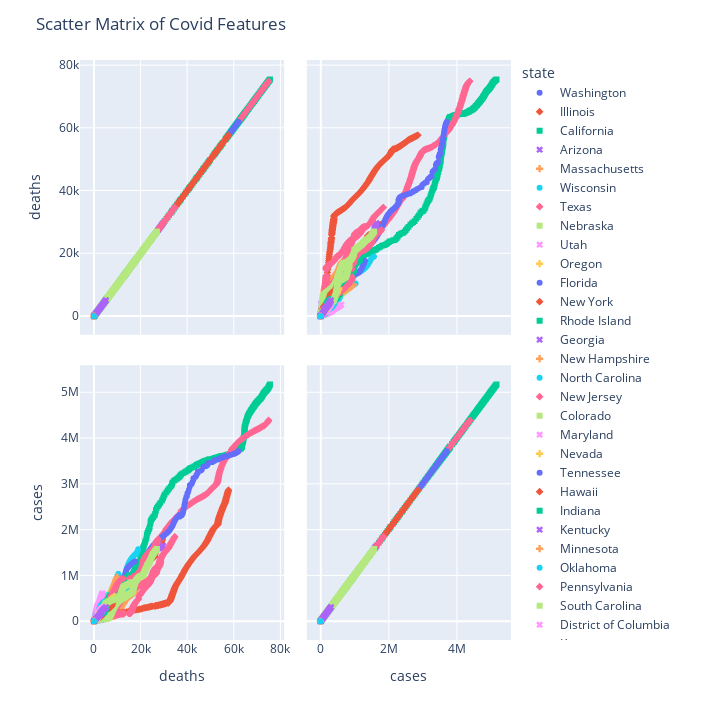

Notebook code cell kept with this figure:
### Code cell
fig = px.scatter_matrix(df_s,
    dimensions=["deaths", "cases"],
    color="state", symbol='state')

fig.update_layout(
    title='Scatter matrix of covid cases and deaths
    dragmode='select',
    width=720,
    height=720,
    hovermode='closest',
)

fig.show()

### Figure 1 — Plotly figure (JSON) as saved in the notebook; plotly's stock layout.template omitted (floating-point values rounded to 4 significant figures; data arrays with more than 128 entries replaced by an {"elided": "..."} marker saying what was removed)
{"data": [{"dimensions": [{"axis": {"matches": true}, "label": "deaths", "values": {"elided": "694 int values"}}, {"axis": {"matches": true}, "label": "cases", "values": {"elided": "694 int values"}}], "hovertemplate": "state=Washington<br>%{xaxis.title.text}=%{x}<br>%{yaxis.title.text}=%{y}<extra></extra>", "legendgroup": "Washington", "marker": {"color": "#636efa", "symbol": "circle"}, "name": "Washington", "showlegend": true, "type": "splom"}, {"dimensions": [{"axis": {"matches": true}, "label": "deaths", "values": {"elided": "691 int values"}}, {"axis": {"matches": true}, "label": "cases", "values": {"elided": "691 int values"}}], "hovertemplate": "state=Illinois<br>%{xaxis.title.text}=%{x}<br>%{yaxis.title.text}=%{y}<extra></extra>", "legendgroup": "Illinois", "marker": {"color": "#EF553B", "symbol": "diamond"}, "name": "Illinois", "showlegend": true, "type": "splom"}, {"dimensions": [{"axis": {"matches": true}, "label": "deaths", "values": {"elided": "690 int values"}}, {"axis": {"matches": true}, "label": "cases", "values": {"elided": "690 int values"}}], "hovertemplate": "state=California<br>%{xaxis.title.text}=%{x}<br>%{yaxis.title.text}=%{y}<extra></extra>", "legendgroup": "California", "marker": {"color": "#00cc96", "symbol": "square"}, "name": "California", "showlegend": true, "type": "splom"}, {"dimensions": [{"axis": {"matches": true}, "label": "deaths", "values": {"elided": "689 int values"}}, {"axis": {"matches": true}, "label": "cases", "values": {"elided": "689 int values"}}], "hovertemplate": "state=Arizona<br>%{xaxis.title.text}=%{x}<br>%{yaxis.title.text}=%{y}<extra></extra>", "legendgroup": "Arizona", "marker": {"color": "#ab63fa", "symbol": "x"}, "name": "Arizona", "showlegend": true, "type": "splom"}, {"dimensions": [{"axis": {"matches": true}, "label": "deaths", "values": {"elided": "683 int values"}}, {"axis": {"matches": true}, "label": "cases", "values": {"elided": "683 int values"}}], "hovertemplate": "state=Massachusetts<br>%{xaxis.title.text}=%{x}<br>%{yaxis.title.text}=%{y}<extra></extra>", "legendgroup": "Massachusetts", "marker": {"color": "#FFA15A", "symbol": "cross"}, "name": "Massachusetts", "showlegend": true, "type": "splom"}, {"dimensions": [{"axis": {"matches": true}, "label": "deaths", "values": {"elided": "679 int values"}}, {"axis": {"matches": true}, "label": "cases", "values": {"elided": "679 int values"}}], "hovertemplate": "state=Wisconsin<br>%{xaxis.title.text}=%{x}<br>%{yaxis.title.text}=%{y}<extra></extra>", "legendgroup": "Wisconsin", "marker": {"color": "#19d3f3", "symbol": "circle"}, "name": "Wisconsin", "showlegend": true, "type": "splom"}, {"dimensions": [{"axis": {"matches": true}, "label": "deaths", "values": {"elided": "672 int values"}}, {"axis": {"matches": true}, "label": "cases", "values": {"elided": "672 int values"}}], "hovertemplate": "state=Texas<br>%{xaxis.title.text}=%{x}<br>%{yaxis.title.text}=%{y}<extra></extra>", "legendgroup": "Texas", "marker": {"color": "#FF6692", "symbol": "diamond"}, "name": "Texas", "showlegend": true, "type": "splom"}, {"dimensions": [{"axis": {"matches": true}, "label": "deaths", "values": {"elided": "667 int values"}}, {"axis": {"matches": true}, "label": "cases", "values": {"elided": "667 int values"}}], "hovertemplate": "state=Nebraska<br>%{xaxis.title.text}=%{x}<br>%{yaxis.title.text}=%{y}<extra></extra>", "legendgroup": "Nebraska", "marker": {"color": "#B6E880", "symbol": "square"}, "name": "Nebraska", "showlegend": true, "type": "splom"}, {"dimensions": [{"axis": {"matches": true}, "label": "deaths", "values": {"elided": "659 int values"}}, {"axis": {"matches": true}, "label": "cases", "values": {"elided": "659 int values"}}], "hovertemplate": "state=Utah<br>%{xaxis.title.text}=%{x}<br>%{yaxis.title.text}=%{y}<extra></extra>", "legendgroup": "Utah", "marker": {"color": "#FF97FF", "symbol": "x"}, "name": "Utah", "showlegend": true, "type": "splom"}, {"dimensions": [{"axis": {"matches": true}, "label": "deaths", "values": {"elided": "656 int values"}}, {"axis": {"matches": true}, "label": "cases", "values": {"elided": "656 int values"}}], "hovertemplate": "state=Oregon<br>%{xaxis.title.text}=%{x}<br>%{yaxis.title.text}=%{y}<extra></extra>", "legendgroup": "Oregon", "marker": {"color": "#FECB52", "symbol": "cross"}, "name": "Oregon", "showlegend": true, "type": "splom"}, {"dimensions": [{"axis": {"matches": true}, "label": "deaths", "values": {"elided": "654 int values"}}, {"axis": {"matches": true}, "label": "cases", "values": {"elided": "654 int values"}}], "hovertemplate": "state=Florida<br>%{xaxis.title.text}=%{x}<br>%{yaxis.title.text}=%{y}<extra></extra>", "legendgroup": "Florida", "marker": {"color": "#636efa", "symbol": "circle"}, "name": "Florida", "showlegend": true, "type": "splom"}, {"dimensions": [{"axis": {"matches": true}, "label": "deaths", "values": {"elided": "654 int values"}}, {"axis": {"matches": true}, "label": "cases", "values": {"elided": "654 int values"}}], "hovertemplate": "state=New York<br>%{xaxis.title.text}=%{x}<br>%{yaxis.title.text}=%{y}<extra></extra>", "legendgroup": "New York", "marker": {"color": "#EF553B", "symbol": "diamond"}, "name": "New York", "showlegend": true, "type": "splom"}, {"dimensions": [{"axis": {"matches": true}, "label": "deaths", "values": {"elided": "654 int values"}}, {"axis": {"matches": true}, "label": "cases", "values": {"elided": "654 int values"}}], "hovertemplate": "state=Rhode Island<br>%{xaxis.title.text}=%{x}<br>%{yaxis.title.text}=%{y}<extra></extra>", "legendgroup": "Rhode Island", "marker": {"color": "#00cc96", "symbol": "square"}, "name": "Rhode Island", "showlegend": true, "type": "splom"}, {"dimensions": [{"axis": {"matches": true}, "label": "deaths", "values": {"elided": "653 int values"}}, {"axis": {"matches": true}, "label": "cases", "values": {"elided": "653 int values"}}], "hovertemplate": "state=Georgia<br>%{xaxis.title.text}=%{x}<br>%{yaxis.title.text}=%{y}<extra></extra>", "legendgroup": "Georgia", "marker": {"color": "#ab63fa", "symbol": "x"}, "name": "Georgia", "showlegend": true, "type": "splom"}, {"dimensions": [{"axis": {"matches": true}, "label": "deaths", "values": {"elided": "653 int values"}}, {"axis": {"matches": true}, "label": "cases", "values": {"elided": "653 int values"}}], "hovertemplate": "state=New Hampshire<br>%{xaxis.title.text}=%{x}<br>%{yaxis.title.text}=%{y}<extra></extra>", "legendgroup": "New Hampshire", "marker": {"color": "#FFA15A", "symbol": "cross"}, "name": "New Hampshire", "showlegend": true, "type": "splom"}, {"dimensions": [{"axis": {"matches": true}, "label": "deaths", "values": {"elided": "652 int values"}}, {"axis": {"matches": true}, "label": "cases", "values": {"elided": "652 int values"}}], "hovertemplate": "state=North Carolina<br>%{xaxis.title.text}=%{x}<br>%{yaxis.title.text}=%{y}<extra></extra>", "legendgroup": "North Carolina", "marker": {"color": "#19d3f3", "symbol": "circle"}, "name": "North Carolina", "showlegend": true, "type": "splom"}, {"dimensions": [{"axis": {"matches": true}, "label": "deaths", "values": {"elided": "651 int values"}}, {"axis": {"matches": true}, "label": "cases", "values": {"elided": "651 int values"}}], "hovertemplate": "state=New Jersey<br>%{xaxis.title.text}=%{x}<br>%{yaxis.title.text}=%{y}<extra></extra>", "legendgroup": "New Jersey", "marker": {"color": "#FF6692", "symbol": "diamond"}, "name": "New Jersey", "showlegend": true, "type": "splom"}, {"dimensions": [{"axis": {"matches": true}, "label": "deaths", "values": {"elided": "650 int values"}}, {"axis": {"matches": true}, "label": "cases", "values": {"elided": "650 int values"}}], "hovertemplate": "state=Colorado<br>%{xaxis.title.text}=%{x}<br>%{yaxis.title.text}=%{y}<extra></extra>", "legendgroup": "Colorado", "marker": {"color": "#B6E880", "symbol": "square"}, "name": "Colorado", "showlegend": true, "type": "splom"}, {"dimensions": [{"axis": {"matches": true}, "label": "deaths", "values": {"elided": "650 int values"}}, {"axis": {"matches": true}, "label": "cases", "values": {"elided": "650 int values"}}], "hovertemplate": "state=Maryland<br>%{xaxis.title.text}=%{x}<br>%{yaxis.title.text}=%{y}<extra></extra>", "legendgroup": "Maryland", "marker": {"color": "#FF97FF", "symbol": "x"}, "name": "Maryland", "showlegend": true, "type": "splom"}, {"dimensions": [{"axis": {"matches": true}, "label": "deaths", "values": {"elided": "650 int values"}}, {"axis": {"matches": true}, "label": "cases", "values": {"elided": "650 int values"}}], "hovertemplate": "state=Nevada<br>%{xaxis.title.text}=%{x}<br>%{yaxis.title.text}=%{y}<extra></extra>", "legendgroup": "Nevada", "marker": {"color": "#FECB52", "symbol": "cross"}, "name": "Nevada", "showlegend": true, "type": "splom"}, {"dimensions": [{"axis": {"matches": true}, "label": "deaths", "values": {"elided": "650 int values"}}, {"axis": {"matches": true}, "label": "cases", "values": {"elided": "650 int values"}}], "hovertemplate": "state=Tennessee<br>%{xaxis.title.text}=%{x}<br>%{yaxis.title.text}=%{y}<extra></extra>", "legendgroup": "Tennessee", "marker": {"color": "#636efa", "symbol": "circle"}, "name": "Tennessee", "showlegend": true, "type": "splom"}, {"dimensions": [{"axis": {"matches": true}, "label": "deaths", "values": {"elided": "649 int values"}}, {"axis": {"matches": true}, "label": "cases", "values": {"elided": "649 int values"}}], "hovertemplate": "state=Hawaii<br>%{xaxis.title.text}=%{x}<br>%{yaxis.title.text}=%{y}<extra></extra>", "legendgroup": "Hawaii", "marker": {"color": "#EF553B", "symbol": "diamond"}, "name": "Hawaii", "showlegend": true, "type": "splom"}, {"dimensions": [{"axis": {"matches": true}, "label": "deaths", "values": {"elided": "649 int values"}}, {"axis": {"matches": true}, "label": "cases", "values": {"elided": "649 int values"}}], "hovertemplate": "state=Indiana<br>%{xaxis.title.text}=%{x}<br>%{yaxis.title.text}=%{y}<extra></extra>", "legendgroup": "Indiana", "marker": {"color": "#00cc96", "symbol": "square"}, "name": "Indiana", "showlegend": true, "type": "splom"}, {"dimensions": [{"axis": {"matches": true}, "label": "deaths", "values": {"elided": "649 int values"}}, {"axis": {"matches": true}, "label": "cases", "values": {"elided": "649 int values"}}], "hovertemplate": "state=Kentucky<br>%{xaxis.title.text}=%{x}<br>%{yaxis.title.text}=%{y}<extra></extra>", "legendgroup": "Kentucky", "marker": {"color": "#ab63fa", "symbol": "x"}, "name": "Kentucky", "showlegend": true, "type": "splom"}, {"dimensions": [{"axis": {"matches": true}, "label": "deaths", "values": {"elided": "649 int values"}}, {"axis": {"matches": true}, "label": "cases", "values": {"elided": "649 int values"}}], "hovertemplate": "state=Minnesota<br>%{xaxis.title.text}=%{x}<br>%{yaxis.title.text}=%{y}<extra></extra>", "legendgroup": "Minnesota", "marker": {"color": "#FFA15A", "symbol": "cross"}, "name": "Minnesota", "showlegend": true, "type": "splom"}, {"dimensions": [{"axis": {"matches": true}, "label": "deaths", "values": {"elided": "649 int values"}}, {"axis": {"matches": true}, "label": "cases", "values": {"elided": "649 int values"}}], "hovertemplate": "state=Oklahoma<br>%{xaxis.title.text}=%{x}<br>%{yaxis.title.text}=%{y}<extra></extra>", "legendgroup": "Oklahoma", "marker": {"color": "#19d3f3", "symbol": "circle"}, "name": "Oklahoma", "showlegend": true, "type": "splom"}, {"dimensions": [{"axis": {"matches": true}, "label": "deaths", "values": {"elided": "649 int values"}}, {"axis": {"matches": true}, "label": "cases", "values": {"elided": "649 int values"}}], "hovertemplate": "state=Pennsylvania<br>%{xaxis.title.text}=%{x}<br>%{yaxis.title.text}=%{y}<extra></extra>", "legendgroup": "Pennsylvania", "marker": {"color": "#FF6692", "symbol": "diamond"}, "name": "Pennsylvania", "showlegend": true, "type": "splom"}, {"dimensions": [{"axis": {"matches": true}, "label": "deaths", "values": {"elided": "649 int values"}}, {"axis": {"matches": true}, "label": "cases", "values": {"elided": "649 int values"}}], "hovertemplate": "state=South Carolina<br>%{xaxis.title.text}=%{x}<br>%{yaxis.title.text}=%{y}<extra></extra>", "legendgroup": "South Carolina", "marker": {"color": "#B6E880", "symbol": "square"}, "name": "South Carolina", "showlegend": true, "type": "splom"}, {"dimensions": [{"axis": {"matches": true}, "label": "deaths", "values": {"elided": "648 int values"}}, {"axis": {"matches": true}, "label": "cases", "values": {"elided": "648 int values"}}], "hovertemplate": "state=District of Columbia<br>%{xaxis.title.text}=%{x}<br>%{yaxis.title.text}=%{y}<extra></extra>", "legendgroup": "District of Columbia", "marker": {"color": "#FF97FF", "symbol": "x"}, "name": "District of Columbia", "showlegend": true, "type": "splom"}, {"dimensions": [{"axis": {"matches": true}, "label": "deaths", "values": {"elided": "648 int values"}}, {"axis": {"matches": true}, "label": "cases", "values": {"elided": "648 int values"}}], "hovertemplate": "state=Kansas<br>%{xaxis.title.text}=%{x}<br>%{yaxis.title.text}=%{y}<extra></extra>", "legendgroup": "Kansas", "marker": {"color": "#FECB52", "symbol": "cross"}, "name": "Kansas", "showlegend": true, "type": "splom"}, {"dimensions": [{"axis": {"matches": true}, "label": "deaths", "values": {"elided": "648 int values"}}, {"axis": {"matches": true}, "label": "cases", "values": {"elided": "648 int values"}}], "hovertemplate": "state=Missouri<br>%{xaxis.title.text}=%{x}<br>%{yaxis.title.text}=%{y}<extra></extra>", "legendgroup": "Missouri", "marker": {"color": "#636efa", "symbol": "circle"}, "name": "Missouri", "showlegend": true, "type": "splom"}, {"dimensions": [{"axis": {"matches": true}, "label": "deaths", "values": {"elided": "648 int values"}}, {"axis": {"matches": true}, "label": "cases", "values": {"elided": "648 int values"}}], "hovertemplate": "state=Vermont<br>%{xaxis.title.text}=%{x}<br>%{yaxis.title.text}=%{y}<extra></extra>", "legendgroup": "Vermont", "marker": {"color": "#EF553B", "symbol": "diamond"}, "name": "Vermont", "showlegend": true, "type": "splom"}, {"dimensions": [{"axis": {"matches": true}, "label": "deaths", "values": {"elided": "648 int values"}}, {"axis": {"matches": true}, "label": "cases", "values": {"elided": "648 int values"}}], "hovertemplate": "state=Virginia<br>%{xaxis.title.text}=%{x}<br>%{yaxis.title.text}=%{y}<extra></extra>", "legendgroup": "Virginia", "marker": {"color": "#00cc96", "symbol": "square"}, "name": "Virginia", "showlegend": true, "type": "splom"}, {"dimensions": [{"axis": {"matches": true}, "label": "deaths", "values": {"elided": "647 int values"}}, {"axis": {"matches": true}, "label": "cases", "values": {"elided": "647 int values"}}], "hovertemplate": "state=Connecticut<br>%{xaxis.title.text}=%{x}<br>%{yaxis.title.text}=%{y}<extra></extra>", "legendgroup": "Connecticut", "marker": {"color": "#ab63fa", "symbol": "x"}, "name": "Connecticut", "showlegend": true, "type": "splom"}, {"dimensions": [{"axis": {"matches": true}, "label": "deaths", "values": {"elided": "647 int values"}}, {"axis": {"matches": true}, "label": "cases", "values": {"elided": "647 int values"}}], "hovertemplate": "state=Iowa<br>%{xaxis.title.text}=%{x}<br>%{yaxis.title.text}=%{y}<extra></extra>", "legendgroup": "Iowa", "marker": {"color": "#FFA15A", "symbol": "cross"}, "name": "Iowa", "showlegend": true, "type": "splom"}, {"dimensions": [{"axis": {"matches": true}, "label": "deaths", "values": {"elided": "646 int values"}}, {"axis": {"matches": true}, "label": "cases", "values": {"elided": "646 int values"}}], "hovertemplate": "state=Louisiana<br>%{xaxis.title.text}=%{x}<br>%{yaxis.title.text}=%{y}<extra></extra>", "legendgroup": "Louisiana", "marker": {"color": "#19d3f3", "symbol": "circle"}, "name": "Louisiana", "showlegend": true, "type": "splom"}, {"dimensions": [{"axis": {"matches": true}, "label": "deaths", "values": {"elided": "646 int values"}}, {"axis": {"matches": true}, "label": "cases", "values": {"elided": "646 int values"}}], "hovertemplate": "state=Ohio<br>%{xaxis.title.text}=%{x}<br>%{yaxis.title.text}=%{y}<extra></extra>", "legendgroup": "Ohio", "marker": {"color": "#FF6692", "symbol": "diamond"}, "name": "Ohio", "showlegend": true, "type": "splom"}, {"dimensions": [{"axis": {"matches": true}, "label": "deaths", "values": {"elided": "645 int values"}}, {"axis": {"matches": true}, "label": "cases", "values": {"elided": "645 int values"}}], "hovertemplate": "state=Michigan<br>%{xaxis.title.text}=%{x}<br>%{yaxis.title.text}=%{y}<extra></extra>", "legendgroup": "Michigan", "marker": {"color": "#B6E880", "symbol": "square"}, "name": "Michigan", "showlegend": true, "type": "splom"}, {"dimensions": [{"axis": {"matches": true}, "label": "deaths", "values": {"elided": "645 int values"}}, {"axis": {"matches": true}, "label": "cases", "values": {"elided": "645 int values"}}], "hovertemplate": "state=South Dakota<br>%{xaxis.title.text}=%{x}<br>%{yaxis.title.text}=%{y}<extra></extra>", "legendgroup": "South Dakota", "marker": {"color": "#FF97FF", "symbol": "x"}, "name": "South Dakota", "showlegend": true, "type": "splom"}, {"dimensions": [{"axis": {"matches": true}, "label": "deaths", "values": {"elided": "644 int values"}}, {"axis": {"matches": true}, "label": "cases", "values": {"elided": "644 int values"}}], "hovertemplate": "state=Arkansas<br>%{xaxis.title.text}=%{x}<br>%{yaxis.title.text}=%{y}<extra></extra>", "legendgroup": "Arkansas", "marker": {"color": "#FECB52", "symbol": "cross"}, "name": "Arkansas", "showlegend": true, "type": "splom"}, {"dimensions": [{"axis": {"matches": true}, "label": "deaths", "values": {"elided": "644 int values"}}, {"axis": {"matches": true}, "label": "cases", "values": {"elided": "644 int values"}}], "hovertemplate": "state=Delaware<br>%{xaxis.title.text}=%{x}<br>%{yaxis.title.text}=%{y}<extra></extra>", "legendgroup": "Delaware", "marker": {"color": "#636efa", "symbol": "circle"}, "name": "Delaware", "showlegend": true, "type": "splom"}, {"dimensions": [{"axis": {"matches": true}, "label": "deaths", "values": {"elided": "644 int values"}}, {"axis": {"matches": true}, "label": "cases", "values": {"elided": "644 int values"}}], "hovertemplate": "state=Mississippi<br>%{xaxis.title.text}=%{x}<br>%{yaxis.title.text}=%{y}<extra></extra>", "legendgroup": "Mississippi", "marker": {"color": "#EF553B", "symbol": "diamond"}, "name": "Mississippi", "showlegend": true, "type": "splom"}, {"dimensions": [{"axis": {"matches": true}, "label": "deaths", "values": {"elided": "644 int values"}}, {"axis": {"matches": true}, "label": "cases", "values": {"elided": "644 int values"}}], "hovertemplate": "state=New Mexico<br>%{xaxis.title.text}=%{x}<br>%{yaxis.title.text}=%{y}<extra></extra>", "legendgroup": "New Mexico", "marker": {"color": "#00cc96", "symbol": "square"}, "name": "New Mexico", "showlegend": true, "type": "splom"}, {"dimensions": [{"axis": {"matches": true}, "label": "deaths", "values": {"elided": "644 int values"}}, {"axis": {"matches": true}, "label": "cases", "values": {"elided": "644 int values"}}], "hovertemplate": "state=North Dakota<br>%{xaxis.title.text}=%{x}<br>%{yaxis.title.text}=%{y}<extra></extra>", "legendgroup": "North Dakota", "marker": {"color": "#ab63fa", "symbol": "x"}, "name": "North Dakota", "showlegend": true, "type": "splom"}, {"dimensions": [{"axis": {"matches": true}, "label": "deaths", "values": {"elided": "644 int values"}}, {"axis": {"matches": true}, "label": "cases", "values": {"elided": "644 int values"}}], "hovertemplate": "state=Wyoming<br>%{xaxis.title.text}=%{x}<br>%{yaxis.title.text}=%{y}<extra></extra>", "legendgroup": "Wyoming", "marker": {"color": "#FFA15A", "symbol": "cross"}, "name": "Wyoming", "showlegend": true, "type": "splom"}, {"dimensions": [{"axis": {"matches": true}, "label": "deaths", "values": {"elided": "643 int values"}}, {"axis": {"matches": true}, "label": "cases", "values": {"elided": "643 int values"}}], "hovertemplate": "state=Alaska<br>%{xaxis.title.text}=%{x}<br>%{yaxis.title.text}=%{y}<extra></extra>", "legendgroup": "Alaska", "marker": {"color": "#19d3f3", "symbol": "circle"}, "name": "Alaska", "showlegend": true, "type": "splom"}, {"dimensions": [{"axis": {"matches": true}, "label": "deaths", "values": {"elided": "643 int values"}}, {"axis": {"matches": true}, "label": "cases", "values": {"elided": "643 int values"}}], "hovertemplate": "state=Maine<br>%{xaxis.title.text}=%{x}<br>%{yaxis.title.text}=%{y}<extra></extra>", "legendgroup": "Maine", "marker": {"color": "#FF6692", "symbol": "diamond"}, "name": "Maine", "showlegend": true, "type": "splom"}, {"dimensions": [{"axis": {"matches": true}, "label": "deaths", "values": {"elided": "642 int values"}}, {"axis": {"matches": true}, "label": "cases", "values": {"elided": "642 int values"}}], "hovertemplate": "state=Alabama<br>%{xaxis.title.text}=%{x}<br>%{yaxis.title.text}=%{y}<extra></extra>", "legendgroup": "Alabama", "marker": {"color": "#B6E880", "symbol": "square"}, "name": "Alabama", "showlegend": true, "type": "splom"}, {"dimensions": [{"axis": {"matches": true}, "label": "deaths", "values": {"elided": "642 int values"}}, {"axis": {"matches": true}, "label": "cases", "values": {"elided": "642 int values"}}], "hovertemplate": "state=Idaho<br>%{xaxis.title.text}=%{x}<br>%{yaxis.title.text}=%{y}<extra></extra>", "legendgroup": "Idaho", "marker": {"color": "#FF97FF", "symbol": "x"}, "name": "Idaho", "showlegend": true, "type": "splom"}, {"dimensions": [{"axis": {"matches": true}, "label": "deaths", "values": {"elided": "642 int values"}}, {"axis": {"matches": true}, "label": "cases", "values": {"elided": "642 int values"}}], "hovertemplate": "state=Montana<br>%{xaxis.title.text}=%{x}<br>%{yaxis.title.text}=%{y}<extra></extra>", "legendgroup": "Montana", "marker": {"color": "#FECB52", "symbol": "cross"}, "name": "Montana", "showlegend": true, "type": "splom"}, {"dimensions": [{"axis": {"matches": true}, "label": "deaths", "values": {"elided": "642 int values"}}, {"axis": {"matches": true}, "label": "cases", "values": {"elided": "642 int values"}}], "hovertemplate": "state=Puerto Rico<br>%{xaxis.title.text}=%{x}<br>%{yaxis.title.text}=%{y}<extra></extra>", "legendgroup": "Puerto Rico", "marker": {"color": "#636efa", "symbol": "circle"}, "name": "Puerto Rico", "showlegend": true, "type": "splom"}, {"dimensions": [{"axis": {"matches": true}, "label": "deaths", "values": {"elided": "641 int values"}}, {"axis": {"matches": true}, "label": "cases", "values": {"elided": "641 int values"}}], "hovertemplate": "state=Virgin Islands<br>%{xaxis.title.text}=%{x}<br>%{yaxis.title.text}=%{y}<extra></extra>", "legendgroup": "Virgin Islands", "marker": {"color": "#EF553B", "symbol": "diamond"}, "name": "Virgin Islands", "showlegend": true, "type": "splom"}, {"dimensions": [{"axis": {"matches": true}, "label": "deaths", "values": {"elided": "640 int values"}}, {"axis": {"matches": true}, "label": "cases", "values": {"elided": "640 int values"}}], "hovertemplate": "state=Guam<br>%{xaxis.title.text}=%{x}<br>%{yaxis.title.text}=%{y}<extra></extra>", "legendgroup": "Guam", "marker": {"color": "#00cc96", "symbol": "square"}, "name": "Guam", "showlegend": true, "type": "splom"}, {"dimensions": [{"axis": {"matches": true}, "label": "deaths", "values": {"elided": "638 int values"}}, {"axis": {"matches": true}, "label": "cases", "values": {"elided": "638 int values"}}], "hovertemplate": "state=West Virginia<br>%{xaxis.title.text}=%{x}<br>%{yaxis.title.text}=%{y}<extra></extra>", "legendgroup": "West Virginia", "marker": {"color": "#ab63fa", "symbol": "x"}, "name": "West Virginia", "showlegend": true, "type": "splom"}, {"dimensions": [{"axis": {"matches": true}, "label": "deaths", "values": {"elided": "627 int values"}}, {"axis": {"matches": true}, "label": "cases", "values": {"elided": "627 int values"}}], "hovertemplate": "state=Northern Mariana Islands<br>%{xaxis.title.text}=%{x}<br>%{yaxis.title.text}=%{y}<extra></extra>", "legendgroup": "Northern Mariana Islands", "marker": {"color": "#FFA15A", "symbol": "cross"}, "name": "Northern Mariana Islands", "showlegend": true, "type": "splom"}, {"dimensions": [{"axis": {"matches": true}, "label": "deaths", "values": [0, 0, 0, 0, 0, 0, 0, 0, 0, 0, 0, 0, 0, 0, 0, 0, 0, 0, 0, 0, 0, 0, 0, 0, 0, 0, 0, 0, 0, 0, 0, 0, 0, 0, 0, 0, 0, 0, 0, 0, 0, 0, 0, 0, 0, 0, 0, 0, 0, 0, 0, 0, 0, 0, 0, 0, 0, 0, 0, 0, 0, 0, 0, 0, 0, 0, 0, 0, 0, 0, 0, 0, 0, 0, 0, 0, 0, 0, 0, 0, 0, 0, 0, 0]}, {"axis": {"matches": true}, "label": "cases", "values": [1, 1, 1, 1, 1, 1, 1, 1, 1, 1, 1, 1, 1, 1, 1, 1, 1, 1, 1, 1, 1, 1, 1, 1, 1, 1, 1, 1, 1, 1, 1, 1, 1, 1, 1, 1, 1, 1, 1, 1, 1, 1, 1, 1, 1, 1, 1, 1, 1, 1, 1, 1, 1, 1, 1, 1, 1, 1, 1, 1, 1, 1, 1, 1, 1, 1, 1, 1, 1, 1, 1, 1, 1, 1, 1, 1, 1, 1, 1, 1, 1, 1, 1, 1]}], "hovertemplate": "state=American Samoa<br>%{xaxis.title.text}=%{x}<br>%{yaxis.title.text}=%{y}<extra></extra>", "legendgroup": "American Samoa", "marker": {"color": "#19d3f3", "symbol": "circle"}, "name": "American Samoa", "showlegend": true, "type": "splom"}], "layout": {"dragmode": "select", "height": 720, "hovermode": "closest", "legend": {"title": {"text": "state"}, "tracegroupgap": 0}, "margin": {"t": 60}, "title": {"text": "Scatter Matrix of Covid Features"}, "width": 720}}
